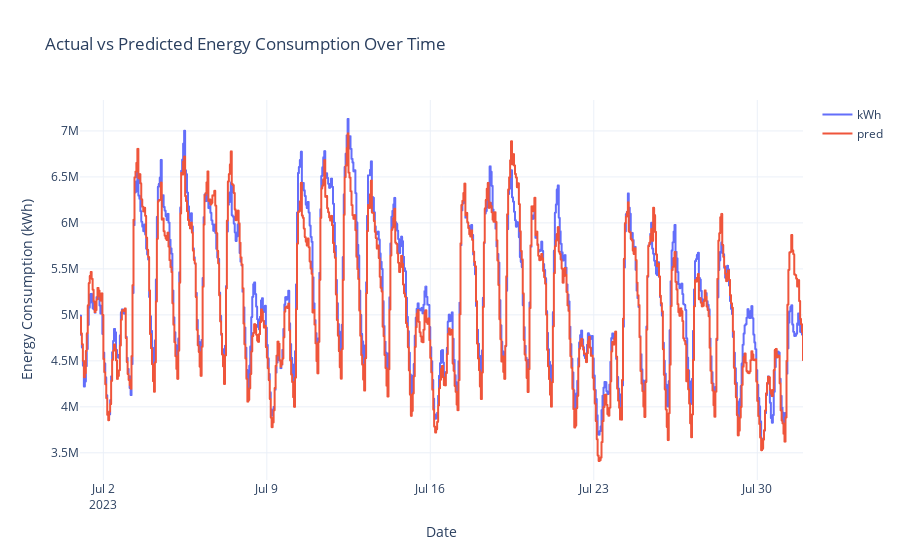

Notebook code for this chart:
### Code cell
# Create the figure with step lines for both actual and predicted values
fig = px.line(
    y_preds_val.reset_index(),
    x="datetime",
    y=["kWh", "pred"],
    labels={
        "datetime": "Date",
        "value": "Energy Consumption (kWh)",
        "variable": "Series",
    },
    title="Actual vs Predicted Energy Consumption Over Time",
    line_shape="hv",  # Set line shape to horizontal-vertical for step chart
)

# Customize the layout
fig.update_layout(
    template="plotly_white",
    legend=dict(title=""),
    xaxis_title="Date",
    yaxis_title="Energy Consumption (kWh)",
)

# Show the figure
fig.show()

### Figure 1 — Plotly figure (JSON) as saved in the notebook; plotly's stock layout.template omitted (floating-point values rounded to 4 significant figures; data arrays with more than 128 entries replaced by an {"elided": "..."} marker saying what was removed)
{"data": [{"hovertemplate": "Series=kWh<br>Date=%{x}<br>Energy Consumption (kWh)=%{y}<extra></extra>", "legendgroup": "kWh", "line": {"color": "#636efa", "dash": "solid", "shape": "hv"}, "marker": {"symbol": "circle"}, "mode": "lines", "name": "kWh", "showlegend": true, "type": "scattergl", "x": {"elided": "744 str values"}, "xaxis": "x", "y": {"elided": "744 float values"}, "yaxis": "y"}, {"hovertemplate": "Series=pred<br>Date=%{x}<br>Energy Consumption (kWh)=%{y}<extra></extra>", "legendgroup": "pred", "line": {"color": "#EF553B", "dash": "solid", "shape": "hv"}, "marker": {"symbol": "circle"}, "mode": "lines", "name": "pred", "showlegend": true, "type": "scattergl", "x": {"elided": "744 str values"}, "xaxis": "x", "y": {"elided": "744 float values"}, "yaxis": "y"}], "layout": {"legend": {"title": {"text": ""}, "tracegroupgap": 0}, "title": {"text": "Actual vs Predicted Energy Consumption Over Time"}, "xaxis": {"anchor": "y", "domain": [0, 1], "title": {"text": "Date"}}, "yaxis": {"anchor": "x", "domain": [0, 1], "title": {"text": "Energy Consumption (kWh)"}}}}
